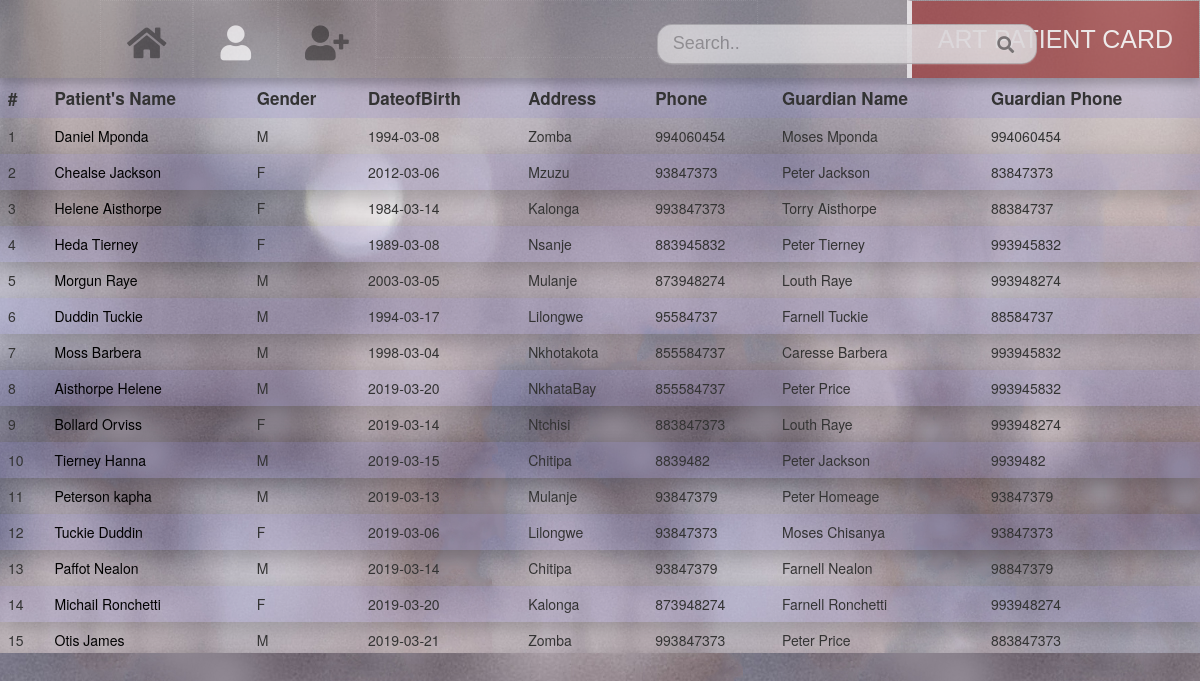
Screenshot of /search.php with the database file from the repository.
### tables this page shows
CREATE TABLE IF NOT EXISTS `patient` (
  `TransferDate` date NOT NULL,
  `ArtRegNo` int(15) NOT NULL,
  `ChildNo` int(15) NOT NULL,
  `Year` date NOT NULL,
  `Name` varchar(250) NOT NULL,
  `Gender` char(10) NOT NULL,
  `DoB` date NOT NULL,
  `Address` text NOT NULL,
  `PatientNo` int(15) NOT NULL,
  `GuardianName` varchar(250) NOT NULL,
  `GuardianNo` int(15) NOT NULL,
  `GRelation` varchar(250) NOT NULL,
  `FUB` char(15) NOT NULL,
  `RelatedDis` varchar(250) NOT NULL,
  `CD4` int(15) NOT NULL,
  `CD4Date` date NOT NULL,
  `Height` int(15) NOT NULL,
  `Weight` int(15) NOT NULL,
  `AgeInit` int(15) NOT NULL,
  `TBStatus` varchar(250) NOT NULL,
  `KS` char(10) NOT NULL,
  `PregBf` varchar(250) NOT NULL,
  `Arvs` char(10) NOT NULL,
  `LastArvsDate` date DEFAULT NULL,
  `SerialNo` int(15) NOT NULL,
  `TestDate` date NOT NULL,
  `TestResult` varchar(250) NOT NULL,
  `ARTeduct` char(10) NOT NULL,
  `ARTeductDate` date DEFAULT NULL,
  `TBtreatm` int(15) NOT NULL,
  `TBtreatmDate` date NOT NULL,
  `ARTreg` int(15) NOT NULL,
  `ARTregDate` date NOT NULL
);

### search.php (the view, shortened to what this page needs)
<?php
include('includes/config.php');
?>
<!DOCTYPE html>
<html lang="en">
<head>
    <link rel="stylesheet" href="assets/css/swiper.min.css">
    <link rel="stylesheet" href="assets/css/bootstrap.min.css">
    <link rel="stylesheet" href="assets/css/style.css">
    <link rel="stylesheet" href="assets/css/all.min.css">
</head>
<body>
    <header>
        <div class="swiper-container">
           <nav class="sticky">
                <ul>
                   <li><a href="index.php"  class="fas fa-home"><b></b></a> </li>
                   <li><a href="search.php" class="fas fa-user active"><b></b></a> </li>
                   <li><a href="addaccount.php" class="fas fa-user-plus"><b></b></a> </li>
                   <li>
                      <div class="search-container">
                          <form action="search.php" method="POST">
                            <input type="text" placeholder="Search.." name="search" class="searchbar">
                            <button type="submit" name="submit" class="fa fa-search"></button>
                          </form>
                  </div>
                   </li>
                   <li class="res"><a href="#contact">ART PATIENT CARD</a></li>
                 </ul>
            </nav>
      <div class="scroll">
 <div id="sort">
  <table id="zctb"  cellspacing="0" width="100%">
									<thead>
										<tr>
										<th>#</th>
												<th> Patient's Name </th>
											<th>Gender </th>
											<th>DateofBirth</th>
										<th>Address</th>
										<th>Phone</th>
										<th>Guardian Name</th>
										<th>Guardian Phone </th>
										</tr>
									</thead>
									<tbody>
                                    <?php
                                    if ($search==="all"){
                                        $sql = "SELECT * from patient";
                                    } else {
                                        $sql = "SELECT * from patient WHERE Name like '%$search%' ";
                                    }
                     $query = $dbh -> prepare($sql);
                      $query->execute();
                      $results=$query->fetchAll(PDO::FETCH_OBJ);
                      $cnt=1;
                      if($query->rowCount() > 0)
                      {
                      foreach($results as $result)
                      {				?>
                                                <?php  $id=($result->ArtRegNo);?>
										<tr>
											<td><?php echo htmlentities($cnt);?></td>
											<td><a href="profile.php?pid=<?php echo $id;?>"> <?php echo htmlentities($result->Name);?> </a></td>
											<td><?php echo htmlentities($result->Gender);?></td>
											<td><?php echo htmlentities($result->DoB);?></td>
											<td><?php echo htmlentities($result->Address);?></td>
											<td><?php echo htmlentities($result->PatientNo);?></td>
											<td><?php echo htmlentities($result->GuardianName);?></td>
											<td><?php echo htmlentities($result->GuardianNo);?></td>
										</tr>
										<?php $cnt=$cnt+1; }} ?>
									</tbody>
								</table>
                </div>
</div>
</div>
</header>
</body>
</html>

### assets/css/style.css (style rules this page uses)
body { margin:0; padding:0; background-image: url("../img/background.jpg"); }
header { height: 100%; margin: 0px; }
.swiper-container { width: 100%; height: 653px; background-image: url("../img/background.jpg"); background-size: cover; margin: 0px; }
nav { font: 35px rockwell, sans-serif; opacity: 0.6; height: 78px; box-shadow: 0 5px 8px 0 rgba(0, 0, 0, 0.2), 0 6px 10px 0 rgba(0, 0, 0, 0.19); overflow: hidden; background-color: rgba(5, 5, 5, 0.287); }
Nav.sticky { position: -webkit-sticky; position: sticky; top: 0; }
nav ul { display: block; list-style-type: none; padding: 0; overflow: hidden; padding-left: 100px; }
nav li { float: left; border: 1px dotted rgba(255, 255, 255, 0.109); }
nav li a { display: inline-block; color: rgba(0, 0, 0, 0.767); text-align: center; padding: 24px 26px; text-decoration: none; transition: 1.5s; }
nav li b { color: white; font-size: 10px; display: block; padding: 8px; text-align: center; }
.res { margin-right: 0; border-left: 5px solid #fff; float: right; font: 25px rockwell, sans-serif; }
.res a { background-color: rgb(141, 27, 27); color: #fff; }
.search-container { position: relative; top: 23px; left: 280px; background: rgba(255, 255, 255, 0.89); border: none; color: rgb(48, 48, 48) !important; text-shadow: 1px 1px 1px rgba(255, 255, 255, 0.3); border: 1px solid rgba(0,0,0,0.3); border-radius: 15px; box-shadow: inset 0 -5px 45px rgba(100,100,100,0.2), 0 1px 1px rgba(255,255,255,0.2); font-style: normal; outline: none !important; height: 40px; width: 380px; }
.searchbar { position: relative; top: -8px; left: 0px; width: 328px; height: 43px; opacity: 0.9; background: none; outline: none !important; padding-left: 15px; padding-top: 0px; font-size: 18px; border: none; }
.search-container button { position: relative; top: -4px; float: right; padding: 15px 10px; background: none; font-size: 17px; cursor: pointer; width: 40px; margin-right: 10px; height: 45px; border-radius: 0px; opacity: 0.7; border: none; }
.scroll { overflow: auto; height: 600px; margin: 0 auto; }
.active { color:white; transition: 1.5s; }
.newtable input[type="text"],[type="textarea"],[type="date"],[type="submit"],select { margin-bottom: 10px; background: rgba(255, 255, 255, 0.609); border: none; outline: none; padding: 10px; font-size: 14px; color: rgb(5, 5, 5) !important; text-shadow: 1px 1px 1px rgba(255, 255, 255, 0.3); border: 1px solid rgba(0,0,0,0.3); border-radius: 4px !important; font-style: normal; height: 43px; }
#zctb { border: none; }
table a { color: black; }
#sort table th { text-align: left; padding: 8px; }
#sort table td { text-align: left; padding: 8px; }
#zctb tr:nth-child(even) { background: rgba(138, 132, 216, 0.19); box-shadow: 0 5px 8px 0 rgba(0, 0, 0, 0), 0 6px 20px 0 rgba(0, 0, 0, 0.19); }
#zctb > thead { background: rgba(138, 132, 216, 0.19); font-size: 17px; }

### rows the page displays
patient: Name "Daniel Mponda", Gender "M", DoB "1994-03-08", Address "Zomba", PatientNo "994060454", GuardianName "Moses Mponda", GuardianNo "994060454"
patient: Name "Chealse Jackson", Gender "F", DoB "2012-03-06", Address "Mzuzu", PatientNo "93847373", GuardianName "Peter Jackson", GuardianNo "83847373"
patient: Name "Helene Aisthorpe", Gender "F", DoB "1984-03-14", Address "Kalonga", PatientNo "993847373", GuardianName "Torry Aisthorpe", GuardianNo "88384737"
patient: Name "Heda Tierney", Gender "F", DoB "1989-03-08", Address "Nsanje", PatientNo "883945832", GuardianName "Peter Tierney", GuardianNo "993945832"
patient: Name "Morgun Raye", Gender "M", DoB "2003-03-05", Address "Mulanje", PatientNo "873948274", GuardianName "Louth Raye", GuardianNo "993948274"
patient: Name "Duddin Tuckie", Gender "M", DoB "1994-03-17", Address "Lilongwe", PatientNo "95584737", GuardianName "Farnell Tuckie", GuardianNo "88584737"
patient: Name "Moss Barbera", Gender "M", DoB "1998-03-04", Address "Nkhotakota", PatientNo "855584737", GuardianName "Caresse Barbera", GuardianNo "993945832"
patient: Name "Aisthorpe Helene", Gender "M", DoB "2019-03-20", Address "NkhataBay", PatientNo "855584737", GuardianName "Peter Price", GuardianNo "993945832"
patient: Name "Bollard Orviss", Gender "F", DoB "2019-03-14", Address "Ntchisi", PatientNo "883847373", GuardianName "Louth Raye", GuardianNo "993948274"
patient: Name "Tierney Hanna", Gender "M", DoB "2019-03-15", Address "Chitipa", PatientNo "8839482", GuardianName "Peter Jackson", GuardianNo "9939482"
patient: Name "Peterson kapha", Gender "M", DoB "2019-03-13", Address "Mulanje", PatientNo "93847379", GuardianName "Peter Homeage", GuardianNo "93847379"
patient: Name "Tuckie Duddin", Gender "F", DoB "2019-03-06", Address "Lilongwe", PatientNo "93847373", GuardianName "Moses Chisanya", GuardianNo "93847373"
patient: Name "Paffot Nealon", Gender "M", DoB "2019-03-14", Address "Chitipa", PatientNo "93847379", GuardianName "Farnell Nealon", GuardianNo "98847379"
patient: Name "Michail Ronchetti", Gender "F", DoB "2019-03-20", Address "Kalonga", PatientNo "873948274", GuardianName "Farnell Ronchetti", GuardianNo "993948274"
patient: Name "Otis James", Gender "M", DoB "2019-03-21", Address "Zomba", PatientNo "993847373", GuardianName "Peter Price", GuardianNo "883847373"
